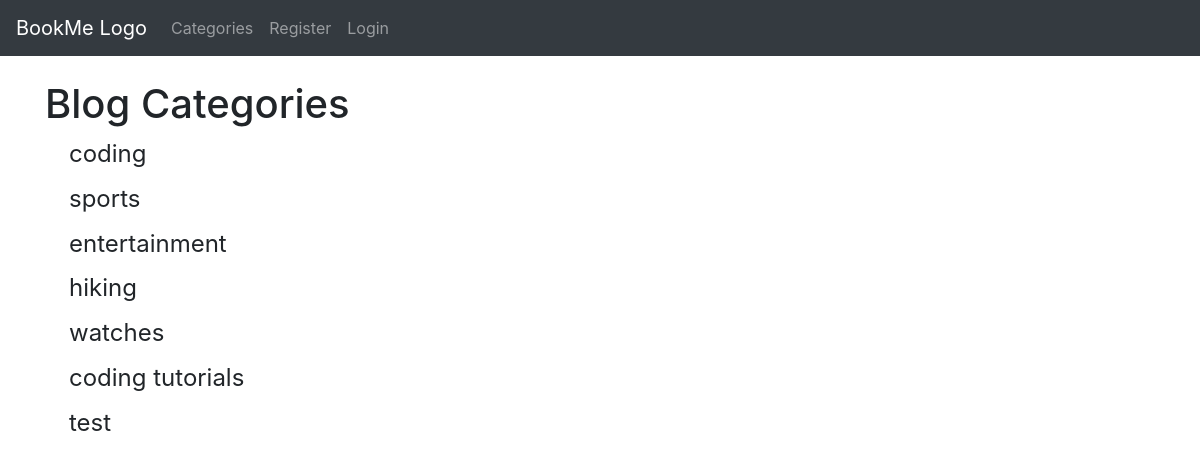
The page /category-list on the database as committed earlier.
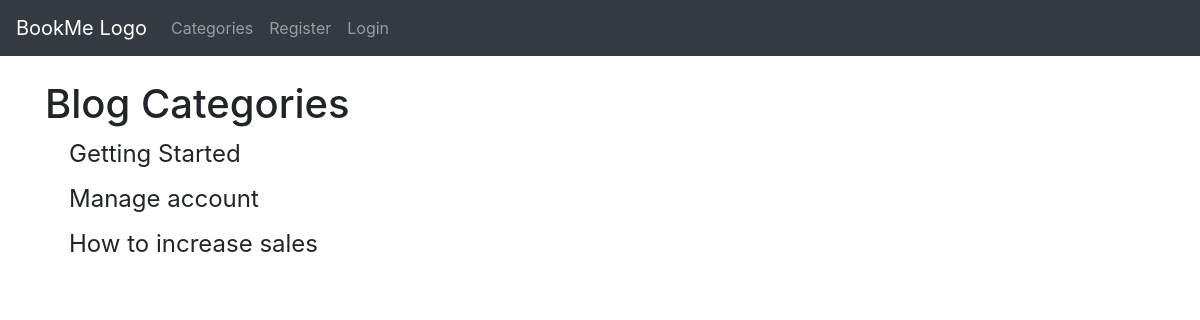
The same page on the database as committed later.
### theblog/models.py (models this page shows, shortened)
class Category(models.Model):
	name = models.CharField(max_length=255)
	def __str__(self):
	 return self.name

### theblog/views.py (the view)
# urls.py: path('category-list', CategoryListView, name= 'category-list'),
def CategoryListView(request):
	cat_menu_list = Category.objects.all()
	return render(request, 'category_list.html', {'cat_menu_list' :cat_menu_list})

### theblog/templates/category_list.html (shortened to what this page needs)
{% extends 'base.html' %}
 {% block content %}
 	<h1>Blog Categories</h1>
 		{%for item in cat_menu_list%}
         <h4><a class="dropdown-item" href="{% url 'category' item|slugify %}">
            {{item}}<a/></h4>
        {% endfor %}
{% endblock %}

### theblog/templates/base.html (shortened to what this page needs)
<!doctype html>
<html lang="en">
  <head>
    <link rel="stylesheet" href="https://cdn.jsdelivr.net/npm/bootstrap@4.5.3/dist/css/bootstrap.min.css">
    <link rel="stylesheet" href="https://cdn.jsdelivr.net/npm/instantsearch.css@7.3.1/themes/reset-min.css">
  </head>
  <body>
<nav class="navbar navbar-expand-lg navbar-dark bg-dark">
  <a class="navbar-brand" href="{% url 'home' %}"> BookMe Logo</a>
  <div class="collapse navbar-collapse" id="navbarSupportedContent">
    <ul class="navbar-nav mr-auto">
        {% if cat_menu %}
        <li class="nav-item dropdown">
          <a class="nav-link dropdown-toggle" href="#" id="navbarDropdown" role="button" data-toggle="dropdown" aria-haspopup="true" aria-expanded="false">
            Categories
          </a>
          <div class="dropdown-menu" aria-labelledby="navbarDropdown">
        {%for item in cat_menu%}
         <a class="dropdown-item" href="{% url 'category' item|slugify %}">
            {{item}}<a/>
        {% endfor %}
          </div>
        </li>
        {% else %}
            <li class="nav-item">
            <a class="nav-link" href="{% url 'category-list' %}">Categories</a>
            </li>
        {% endif %}
      {% if user.is_authenticated %}
        <li class="nav-item">
        <a class="nav-link" href="{% url 'add_post' %}">Add Post</a>
        </li>
<li class="nav-item">
        <a class="nav-link" href="{% url 'add_category' %}">Add Category</a>
        </li>
        <li class="nav-item">
        <a class="nav-link" href="{% url 'logout' %}">Logout</a>
        </li>
      {% else %}
        <li class="nav-item">
        <a class="nav-link" href="{% url 'register' %}">Register</a>
        </li>
        <li class="nav-item">
        <a class="nav-link" href="{% url 'login' %}">Login</a>
        </li>
      {% endif %}
    </ul>
  </div>
</nav>
    <br/>
    <div class="container">
        {% block content %}
        {% endblock %}
    </div>
  </body>
</html>

Rows that differ between the two databases and show on the page:
removed Category: name "coding"
removed Category: name "sports"
removed Category: name "entertainment"
removed Category: name "hiking"
removed Category: name "watches"
removed Category: name "coding tutorials"
removed Category: name "test"
added Category: name "Getting Started"
added Category: name "Manage account"
added Category: name "How to increase sales"
